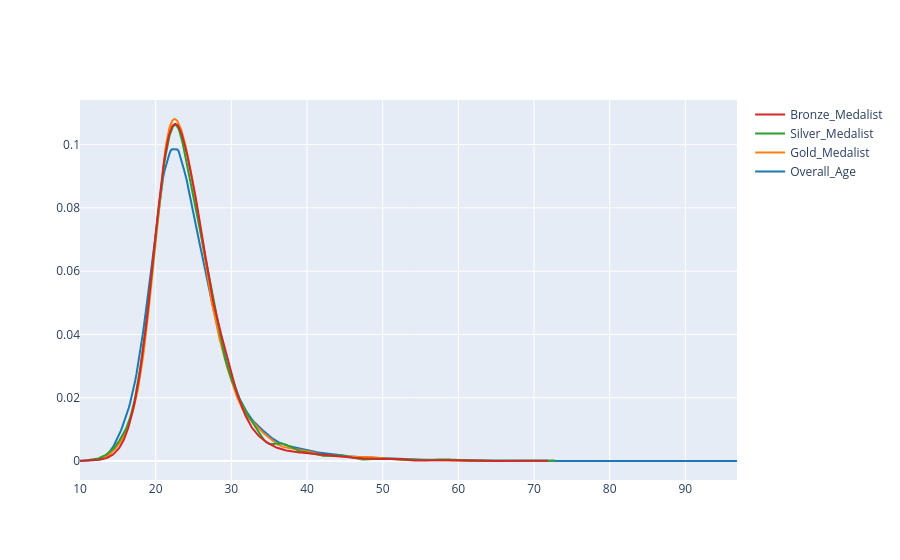

The code cell stored with this chart in its notebook:
### Code cell
fig=ff.create_distplot([x1,x2,x3,x4],['Overall_Age','Gold_Medalist','Silver_Medalist','Bronze_Medalist'],show_hist=False,show_rug=False)
fig.show()

### Figure 1 — Plotly figure (JSON) as saved in the notebook; plotly's stock layout.template omitted (floating-point values rounded to 4 significant figures; data arrays with more than 128 entries replaced by an {"elided": "..."} marker saying what was removed)
{"data": [{"legendgroup": "Overall_Age", "marker": {"color": "rgb(31, 119, 180)"}, "mode": "lines", "name": "Overall_Age", "showlegend": true, "type": "scatter", "x": {"elided": "500 float values"}, "xaxis": "x", "y": {"elided": "500 float values"}, "yaxis": "y"}, {"legendgroup": "Gold_Medalist", "marker": {"color": "rgb(255, 127, 14)"}, "mode": "lines", "name": "Gold_Medalist", "showlegend": true, "type": "scatter", "x": {"elided": "500 float values"}, "xaxis": "x", "y": {"elided": "500 float values"}, "yaxis": "y"}, {"legendgroup": "Silver_Medalist", "marker": {"color": "rgb(44, 160, 44)"}, "mode": "lines", "name": "Silver_Medalist", "showlegend": true, "type": "scatter", "x": {"elided": "500 float values"}, "xaxis": "x", "y": {"elided": "500 float values"}, "yaxis": "y"}, {"legendgroup": "Bronze_Medalist", "marker": {"color": "rgb(214, 39, 40)"}, "mode": "lines", "name": "Bronze_Medalist", "showlegend": true, "type": "scatter", "x": {"elided": "500 float values"}, "xaxis": "x", "y": {"elided": "500 float values"}, "yaxis": "y"}], "layout": {"barmode": "overlay", "hovermode": "closest", "legend": {"traceorder": "reversed"}, "xaxis": {"anchor": "y2", "domain": [0, 1], "zeroline": false}, "yaxis": {"anchor": "free", "domain": [0, 1], "position": 0}}}
